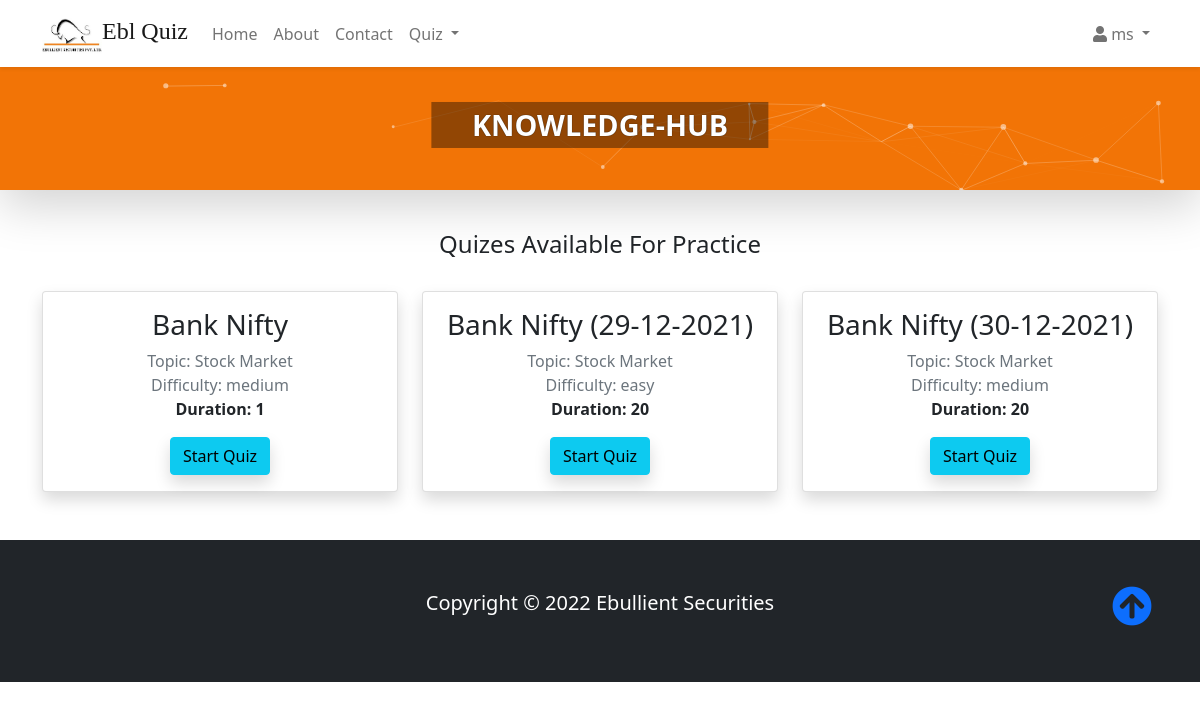
The app's page / (signed in) with its own data.
### accounts/models.py (models this page shows)
class CustomUser(AbstractUser):
    CHOICES = [
        ('1', 'Yes'),
        ('0', 'No'),
    ]
    first_name = models.CharField(max_length=255)
    last_name = models.CharField(max_length=255)
    date_of_joining = models.DateField()

### quizes/models.py (models this page shows, shortened)
class Quiz(models.Model):
    name = models.CharField(max_length=200)
    topic = models.CharField(max_length=200)
    no_of_questions = models.IntegerField()
    duration = models.IntegerField(help_text="Duration of the Quiz in minutes")
    req_score_to_pass = models.IntegerField(help_text="Required score in %")
    difficulty = models.CharField(max_length=20, choices=DIFF_CHOICES)
    class Meta:
        verbose_name_plural = "Quizes"

### quizes/views.py (the view)
# urls.py: path('', QuizListView.as_view(), name='quiz_home' ),
class QuizListView(ListView):
    model = Quiz
    template_name = 'quizes/home.html'
    context_object_name = 'quiz_list'

### templates/quizes/home.html (shortened to what this page needs)
{% extends 'base.html' %}
{% load static %}
{% block content %}
{% if user.is_authenticated %}
{% include 'particle.html' %}
{% include 'quizes/auth_home.html' %}
{% endif %}
{% endblock content %}

### templates/navbar.html (shortened to what this page needs)
{% load static %}
<nav class="navbar navbar-expand-md navbar-light bg-white fixed-top shadow-sm ">
    <div class="container">
        <a class="navbar-brand" style="font-family: 'Libre Baskerville', serif; font-size: x-large;" href="/"><img
                src="{% static 'img/ebl_logo.png' %}" alt="" width="60" height="36"
                class="d-inline-block align-text-top">Ebl Quiz</a>
        <div class="collapse navbar-collapse" id="navbarSupportedContent">
            <ul class="navbar-nav me-auto mb-2 mb-lg-0">
                <li class="nav-item">
                    <a class="nav-link" aria-current="page" href="{% url 'quizes:quiz_home' %}">Home</a>
                </li>
                <li class="nav-item">
                    <a class="nav-link" href="{% url 'quizes:about' %}">About</a>
                </li>
                <li class="nav-item">
                    <a class="nav-link" href="{% url 'quizes:quiz_home' %}">Contact</a>
                </li>
                {% if user.is_authenticated %}
                <li class="nav-item dropdown">
                    <a class="nav-link dropdown-toggle" href="#" id="navbarDropdownMenuLink" role="button"
                        data-bs-toggle="dropdown" aria-expanded="false">
                        Quiz
                    </a>
                </li>
                {% endif %}
            </ul>
            {% if user.is_authenticated %}
            <ul class="navbar-nav ml-auto">
                <li class="nav-item dropdown">
                    <a class="nav-link dropdown-toggle" href="#" id="navbarDropdown" role="button"
                        data-bs-toggle="dropdown" aria-haspopup="true" aria-expanded="false"> <i class="fa fa-user"
                            aria-hidden="true"></i>
                        {{ user.username }} </a>
                </li>
            </ul>
            {% else %}
            <form class="form-inline ml-auto">
                <a href="{% url 'login' %}" class="btn btn-outline-info"> Log In</a>
                <a href="{% url 'accounts:signup' %}" class="btn btn-secondary text-white ml-2">
                    Sign up</a>
            </form>
            {% endif %}
        </div>
    </div>
</nav>

### templates/quizes/auth_home.html
<div class="container">
    <div class="row text-center gy-4 mt-3">
        <h4 class="">Quizes Available For Practice</h4>
        {% for quiz in quiz_list %}
        <div class="col-md-4 ">
            <div class="card bg-white text-dark shadow h-100">
                <div class="card-body text-center">
                    <h3 class="card-title">
                        {{ quiz.name }}
                    </h3>
                    <p class="card-text text-muted m-0">Topic: {{ quiz.topic }}</p>
                    <p class="card-text text-muted m-0">Difficulty: {{ quiz.difficulty }}</p>
                    <p class="mt-0"><span class="{{ h }} fw-bold">Duration: {{ quiz.duration }}</span>
                    </p>
                    <button type="button" class="btn btn-info btn-md shadow quiz-modal-button" data-bs-toggle="modal"
                        data-bs-target="#quiz_modal" data-pk="{{ quiz.pk }}" data-quiz-name="{{ quiz.name }}"
                        data-questions="{{ quiz.no_of_questions }}" data-difficulty="{{ quiz.difficulty }}"
                        data-duration="{{ quiz.duration }}" data-pass="{{ quiz.req_score_to_pass }}"
                        data-quiz-url="{% url 'quizes:quiz_view' quiz.pk %}">
                        Start Quiz
                    </button>
                </div>
            </div>
        </div>
        {% endfor %}
    </div>
</div>

### static/css/style.css (style rules this page uses)
body::before { display: block; content: ''; height: 60px; }

### records on screen
CustomUser: username "ms"
Quiz: name "Bank Nifty", topic "Stock Market", difficulty "medium", duration "1"
Quiz: name "Bank Nifty (29-12-2021)", topic "Stock Market", difficulty "easy", duration "20"
Quiz: name "Bank Nifty (30-12-2021)", topic "Stock Market", difficulty "medium", duration "20"
